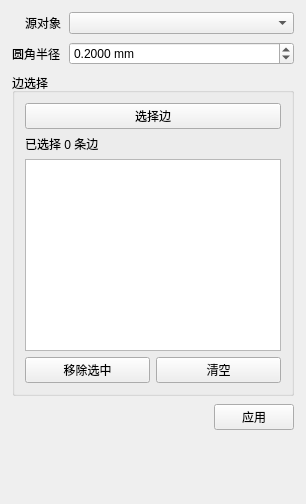
<?xml version='1.0' encoding='UTF-8'?>
<ui version="4.0">
 <class>FilletDialog</class>
 <widget class="QWidget" name="FilletDialog">
  <layout class="QVBoxLayout" name="mainLayout">
   <property name="leftMargin"><number>12</number></property>
   <property name="topMargin"><number>12</number></property>
   <property name="rightMargin"><number>12</number></property>
   <property name="bottomMargin"><number>12</number></property>
   <property name="spacing"><number>8</number></property>
   <item>
    <layout class="QFormLayout" name="formLayout">
     <property name="labelAlignment"><set>Qt::AlignRight|Qt::AlignTrailing|Qt::AlignVCenter</set></property>
     <item row="0" column="0"><widget class="QLabel" name="sourceLabel"><property name="text"><string>源对象</string></property></widget></item>
     <item row="0" column="1"><widget class="QComboBox" name="sourceCombo"><property name="minimumHeight"><number>30</number></property></widget></item>
     <item row="1" column="0"><widget class="QLabel" name="radiusLabel"><property name="text"><string>圆角半径</string></property></widget></item>
     <item row="1" column="1"><widget class="CompactDoubleSpinBox" name="radiusSpin"><property name="minimumHeight"><number>30</number></property><property name="suffix"><string> mm</string></property><property name="decimals"><number>4</number></property><property name="minimum"><double>0.000100000000000</double></property><property name="maximum"><double>1000000.000000000000000</double></property><property name="singleStep"><double>0.100000000000000</double></property><property name="value"><double>0.200000000000000</double></property></widget></item>
    </layout>
   </item>
   <item>
    <widget class="QGroupBox" name="edgeGroup">
     <property name="title"><string>边选择</string></property>
     <layout class="QVBoxLayout" name="edgeGroupLayout">
      <property name="leftMargin"><number>10</number></property>
      <property name="topMargin"><number>10</number></property>
      <property name="rightMargin"><number>10</number></property>
      <property name="bottomMargin"><number>10</number></property>
      <property name="spacing"><number>6</number></property>
      <item><widget class="QPushButton" name="pickEdgeButton"><property name="minimumHeight"><number>30</number></property><property name="text"><string>选择边</string></property><property name="toolTip"><string>点击后，在模型中选择需要处理的边。</string></property></widget></item>
      <item><widget class="QLabel" name="selectedEdgesLabel"><property name="text"><string>已选择 0 条边</string></property></widget></item>
      <item><widget class="QListWidget" name="selectedEdgesList"><property name="minimumHeight"><number>110</number></property><property name="selectionMode"><enum>QAbstractItemView::ExtendedSelection</enum></property><property name="toolTip"><string>列表显示当前已选边；可多选后移除。</string></property></widget></item>
      <item>
       <layout class="QHBoxLayout" name="edgeButtonLayout">
        <item><widget class="QPushButton" name="removeEdgeButton"><property name="text"><string>移除选中</string></property></widget></item>
        <item><widget class="QPushButton" name="clearEdgesButton"><property name="text"><string>清空</string></property></widget></item>
       </layout>
      </item>
     </layout>
    </widget>
   </item>
   <item>
    <layout class="QHBoxLayout" name="buttonLayout">
     <item><spacer name="horizontalSpacer"><property name="orientation"><enum>Qt::Horizontal</enum></property><property name="sizeHint" stdset="0"><size><width>20</width><height>20</height></size></property></spacer></item>
     <item><widget class="QPushButton" name="applyButton"><property name="text"><string>应用</string></property></widget></item>
    </layout>
   </item>
   <item><widget class="QLabel" name="statusLabel"><property name="visible"><bool>false</bool></property><property name="text"><string/></property><property name="wordWrap"><bool>true</bool></property></widget></item>
   <item><spacer name="verticalSpacer"><property name="orientation"><enum>Qt::Vertical</enum></property><property name="sizeHint" stdset="0"><size><width>20</width><height>40</height></size></property></spacer></item>
  </layout>
 </widget>
  <customwidgets>
  <customwidget><class>CompactDoubleSpinBox</class><extends>QDoubleSpinBox</extends><header>CompactDoubleSpinBox.h</header></customwidget>
 </customwidgets>
 <resources/>
 <connections/>
</ui>
